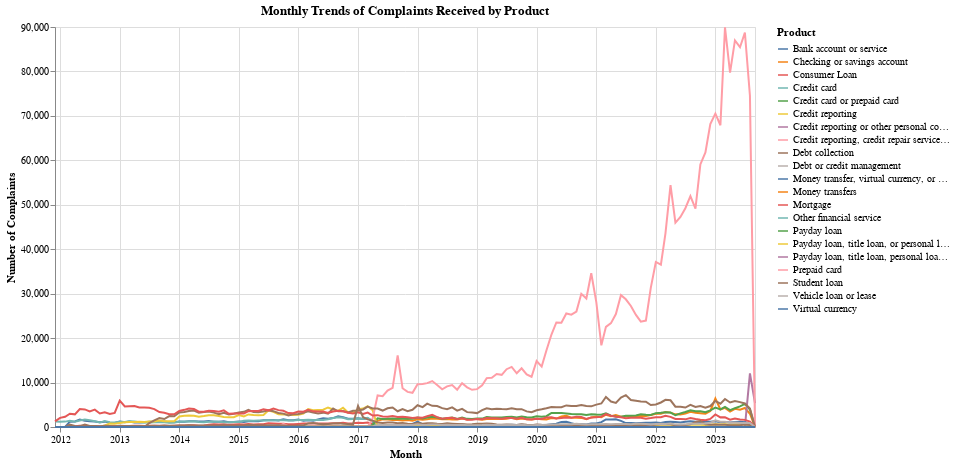

Source (notebook cell):
### Markdown cell above
### **The standout of Product “Credit reporting, credit repair services, or other personal consumer reports” in complaint counts worth further analysis**

### Code cell
# Group by month and product
monthly_product_grouped = data.groupby([data['Date received'].dt.to_period('M'), 'Product']).size().reset_index(name='Count')

# Pivot the table
pivot_monthly_product = monthly_product_grouped.pivot(index='Date received', columns='Product', values='Count').fillna(0)

# Convert Period back to datetime for plotting
pivot_monthly_product.index = pivot_monthly_product.index.to_timestamp()

# Reshape the data for Altair
pivot_monthly_product.reset_index(inplace=True)
melted_data = pd.melt(pivot_monthly_product, id_vars=['Date received'], var_name='Product', value_name='Count')

# Create the Altair chart
chart = alt.Chart(melted_data).mark_line().encode(
    x=alt.X('Date received:T', title='Month'),
    y=alt.Y('Count:Q', title='Number of Complaints'),
    color=alt.Color('Product:N', title='Product'),
    tooltip=['Date received:T', 'Product:N', 'Count:Q']
).properties(
    title='Monthly Trends of Complaints Received by Product',
    width=700,
    height=400
)

chart

### Figure 1 — Vega-Lite specification as saved in the notebook (floating-point values rounded to 4 significant figures; data arrays with more than 128 entries replaced by an {"elided": "..."} marker saying what was removed)
{"config": {"view": {"continuousWidth": 400, "continuousHeight": 300}}, "data": {"name": "data-fc9f2174759461c175063f4b9c476cd9"}, "mark": "line", "encoding": {"color": {"field": "Product", "title": "Product", "type": "nominal"}, "tooltip": [{"field": "Date received", "type": "temporal"}, {"field": "Product", "type": "nominal"}, {"field": "Count", "type": "quantitative"}], "x": {"field": "Date received", "title": "Month", "type": "temporal"}, "y": {"field": "Count", "title": "Number of Complaints", "type": "quantitative"}}, "height": 400, "title": "Monthly Trends of Complaints Received by Product", "width": 700, "$schema": "https://vega.github.io/schema/vega-lite/v4.17.0.json", "datasets": {"data-fc9f2174759461c175063f4b9c476cd9": {"elided": "2982 records"}}}
